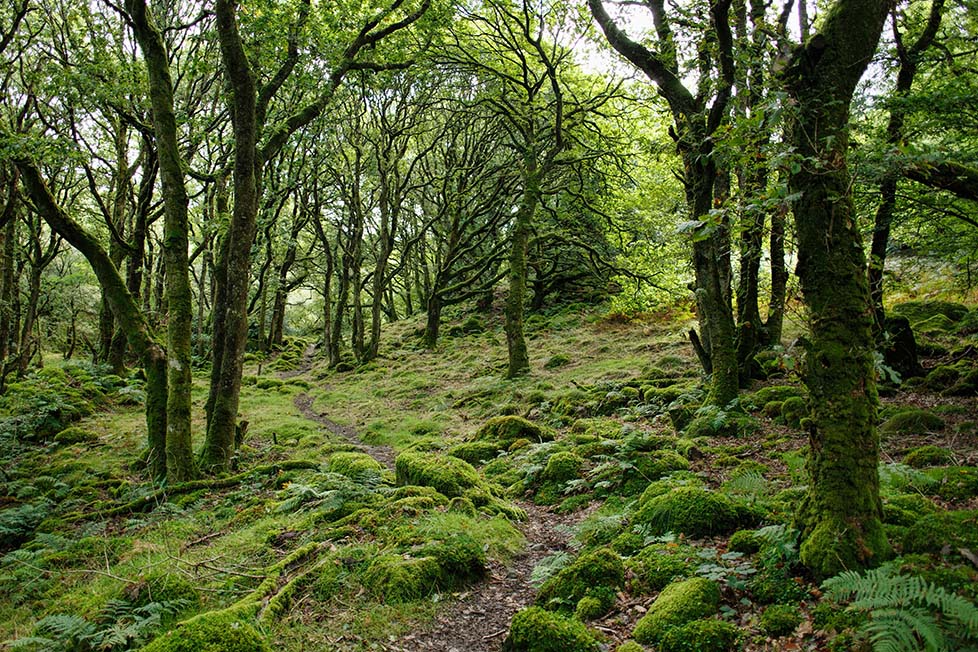
#> input picture Python Görüntü İsleme/forest.png, 978 x 652 px
$ python basic_drawing2.py
#> lines starting #> are read from the running program, lines starting #| are printed output that depends on the picture; after the words box and inside, x2 and y2 are one past the last pixel; in counts of white or black regions, pixels touching at a corner belong together
import cv2

img = cv2.imread("forest.png")
#> img is the input picture: shape (652, 978, 3); mean B, G, R 47.9, 93.4, 81
cv2.circle(img, (300,300), 70, (0, 255, 0), 3)
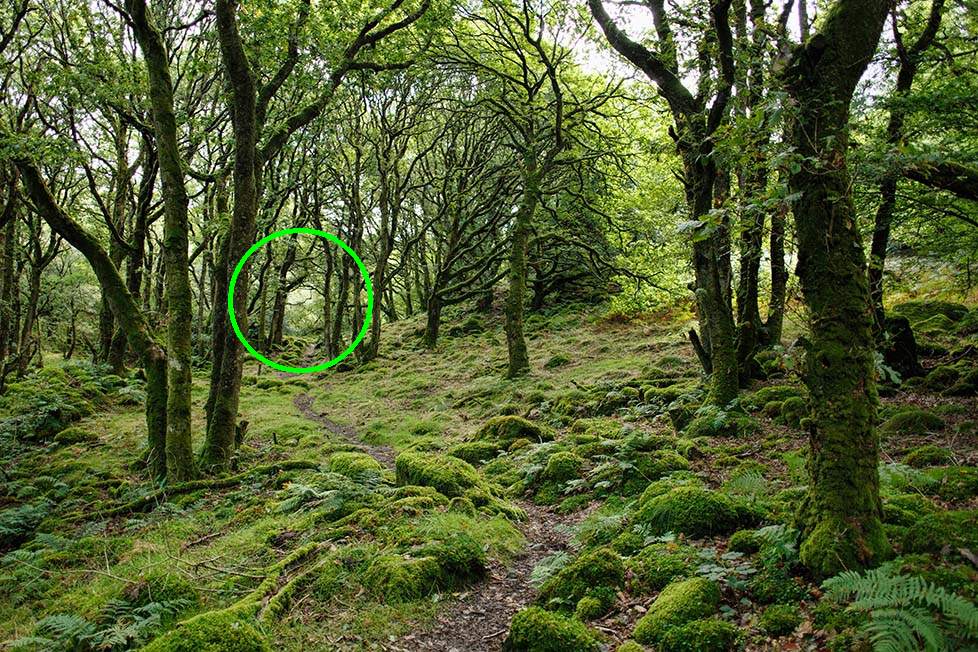
#> img: shape (652, 978, 3); 0.34% of pixels changed, all inside (x1, y1, x2, y2) = (228, 228, 373, 373)
cv2.imshow("Circle", img)
cv2.waitKey(0)
# resmin belirlenen konumunda merkezli verilen değerlerde bir çember çizilir.
# thickness değeri -1 olarak verilirse içi dolu bir daire çizilir.

$ run again, with Python Görüntü İsleme/cup.png copied over Python Görüntü İsleme/forest.png
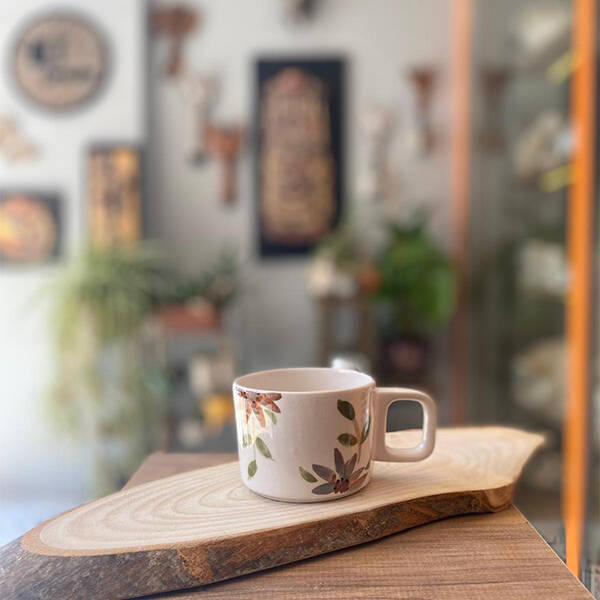
#> input picture Python Görüntü İsleme/cup.png, 600 x 600 px
#> img is the input picture: shape (600, 600, 3); mean B, G, R 123.5, 137.8, 153.7
#> `cv2.circle(img, (300,300), 70, (0, 255, 0), 3)`:
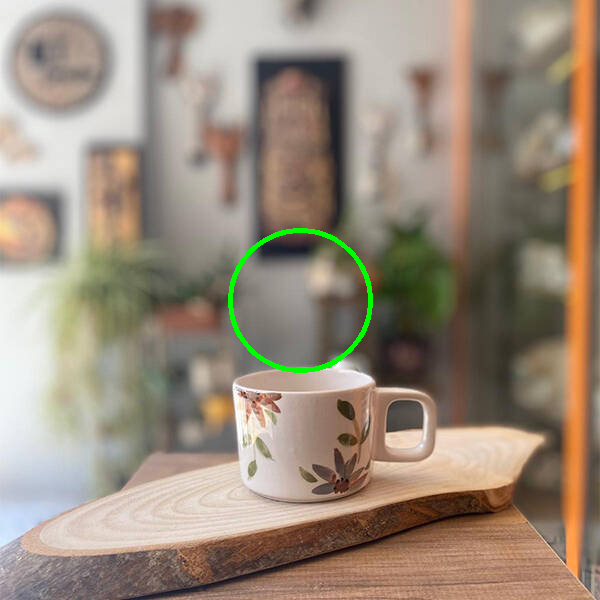
#> img: shape (600, 600, 3); 0.6% of pixels changed, all inside (x1, y1, x2, y2) = (228, 228, 373, 373)

$ run again, with Python Görüntü İsleme/green.png copied over Python Görüntü İsleme/forest.png
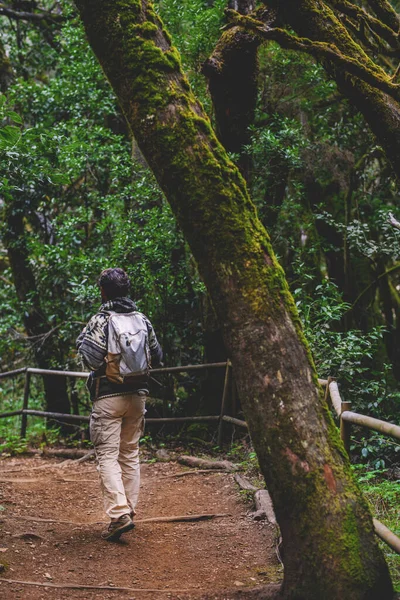
#> input picture Python Görüntü İsleme/green.png, 400 x 600 px
#> img is the input picture: shape (600, 400, 3); mean B, G, R 54.3, 74, 75.6
#> `cv2.circle(img, (300,300), 70, (0, 255, 0), 3)`:
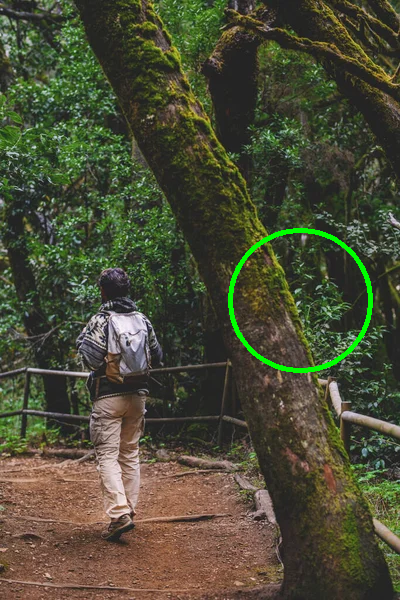
#> img: shape (600, 400, 3); 0.9% of pixels changed, all inside (x1, y1, x2, y2) = (228, 228, 373, 373)
